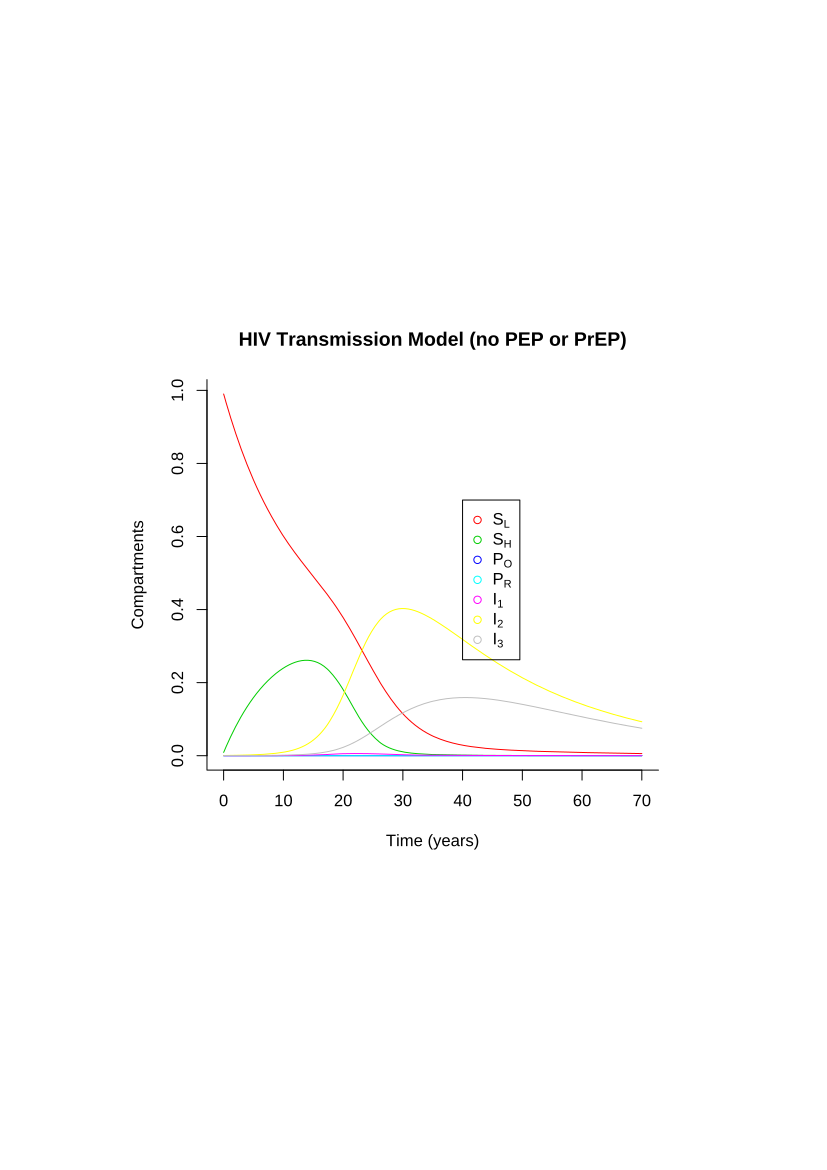

Generate this figure with R:
library(deSolve)
sir <- function(time, state, parameters) {
  with(as.list(c(state, parameters)), {
    lambdaL = betaL * (theta1 * I1 + theta2 * I2 + theta3 * I3)/(SL+SH+PO+PR+I1+I2+I3)
    lambdaH = betaH * (theta1 * I1 + theta2 * I2 + theta3 * I3)/(SL+SH+PO+PR+I1+I2+I3)
    lambdaR = betaR * (theta1 * I1 + theta2 * I2 + theta3 * I3)/(SL+SH+PO+PR+I1+I2+I3)
    dSL <- Lambda * (SL+SH+PO+PR+I1+I2+I3) + WHL * SH + phiL * PO - (lambdaL + WLH + mu) * SL
    dSH <- WHL * SL + phiH * PO + phiR * PR - (lambdaH + WHL + tauR + mu) * SH
    dPO <- lambdaL * PL * SL + lambdaH * PH * SH - (sigmaO1 + phiL + phiH + WOR + mu) * PO
    dPR <- tauR * SH + WOR * PO - (lambdaR + phiR + mu) * PR
    dI1 <- lambdaL * (1 - PL) * SL + lambdaH * (1 - PH) * SH + sigmaO1 * PO + lambdaR *PR - (sigma12 + mu) * I1 
    dI2 <- sigma12 * I1 - (sigma23 + mu) * I2
    dI3 <- sigma23 * I2 - (mud + mu) * I3
    return(list(c(dSL, dSH, dPO, dPR, dI1, dI2, dI3)))
  })
}

init <- c(SL = 0.999, SH = 0.0009, PO = 0, PR = 0, I1 = 0.000001, I2 = 0.000059, I3 = 0.00004)
parameters <- c(Lambda = 0.00817, mu = 0.00747, mud = 0.0909, WLH = 0.06, WHL = 0.04, WOR = 0, 
                sigmaO1 = 0.023, sigma12 = 8.67, sigma23 = 0.05, PL = 0, PH = 0, phiL = 0.05, phiH = 1/24, tauR = 0, phiR = 0.005,
                betaL = 0.25, betaH = 1.25, betaR = 0.125, theta1 = 1, theta2 = 0.43, theta3 = 1.5)
times <- seq(0, 70, by = 0.1)
out <- as.data.frame(ode(y = init, times = times, func = sir, parms = parameters))
out$time <- NULL
head(out, 10)

matplot(times, out, type = "l", xlab = "Time (years)", ylab = "Compartments", main = "HIV Transmission Model (no PEP or PrEP)", lwd = 1, lty = 1, bty = "l", col = 2:8)
legend(40, 0.7, c(expression(S[L]), expression(S[H]), expression(P[O]), expression(P[R]), expression(I[1]), expression(I[2]), expression(I[3])), pch = 1, col = 2:8)
